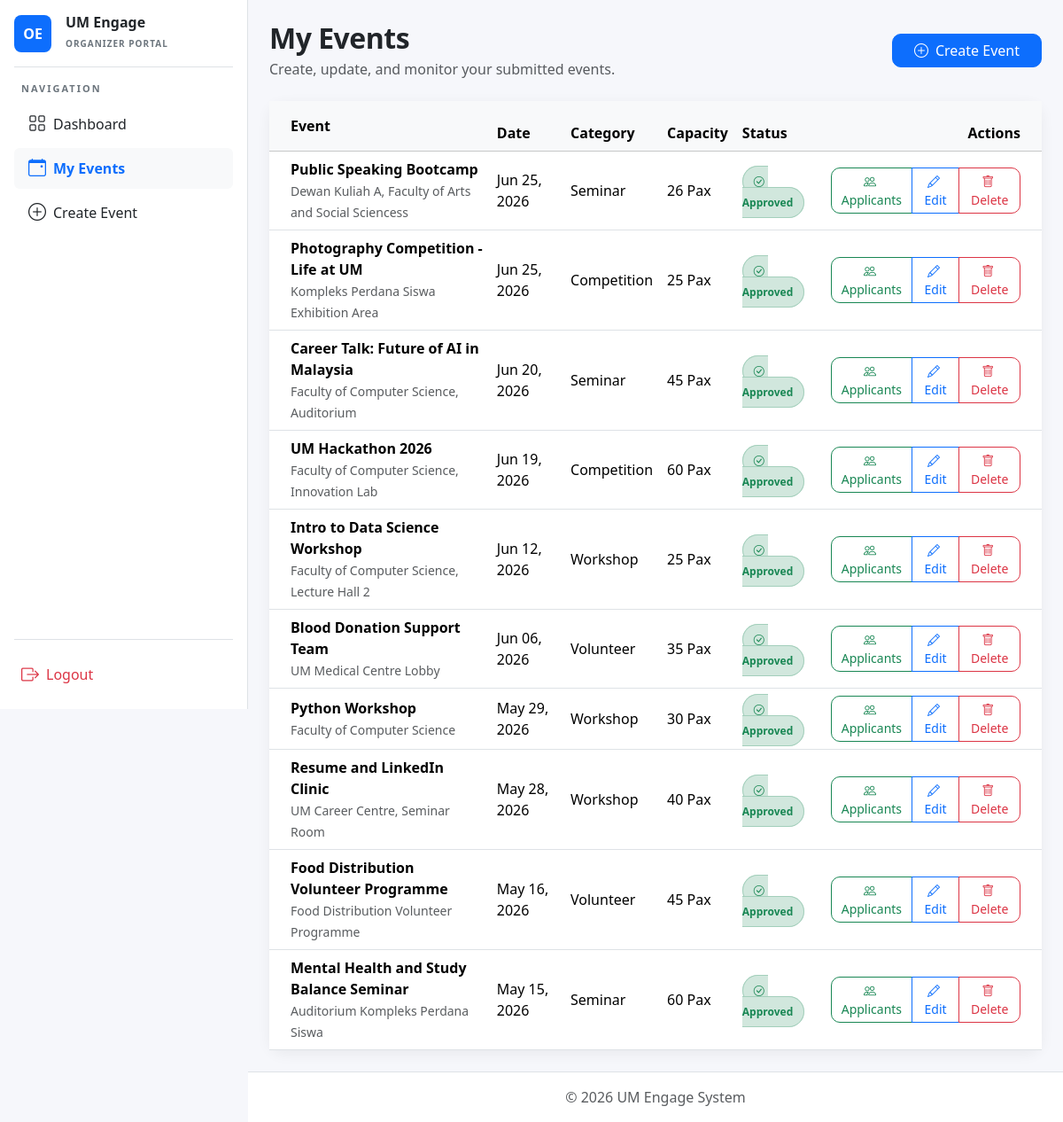
Before: /organizer/events/ (signed in) with the older database file.
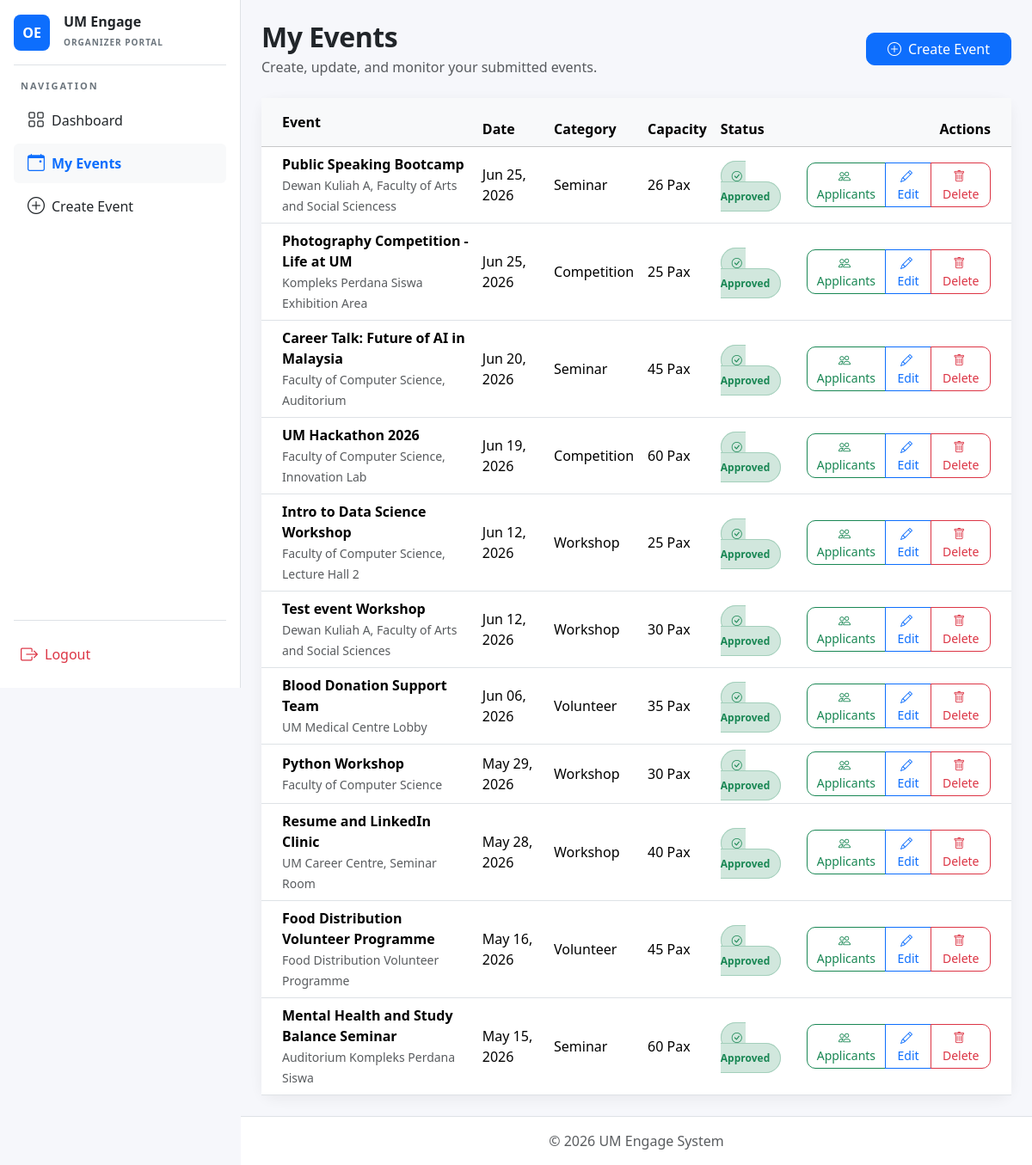
After: the same page with the newer database file.
### core/models.py (models this page shows, shortened)
class Event(models.Model):
    APPROVAL_CHOICES = [
        ('Pending', 'Pending'),
        ('Approved', 'Approved'),
        ('Rejected', 'Rejected'),
    ]
    event_organizer = models.ForeignKey(User, on_delete=models.CASCADE, related_name='events')
    event_title = models.CharField(max_length=200)
    event_description = models.TextField()
    event_date = models.DateField()
    event_location = models.CharField(max_length=255)
    event_approval_status = models.CharField(
        max_length=20,
        choices=APPROVAL_CHOICES,
        default='Pending'
    )
    event_created_at = models.DateTimeField(auto_now_add=True)
    event_image = models.ImageField(upload_to='event_images/', blank=True, null=True)
    points_awarded = models.IntegerField(default=0)
    skill_tags = models.ManyToManyField('core.SkillTag', blank=True, related_name='events')
    event_capacity = models.PositiveIntegerField(
        default=0,
        help_text="Maximum number of attendees allowed"
    )
    event_category = models.CharField(max_length=100, default='General')

### organizer/views.py (the view)
# urls.py: path('events/', views.organizer_events, name='events'),
@organizer_required
@never_cache
def organizer_events(request):
    events = Event.objects.filter(event_organizer=request.user).order_by('-event_date')
    return render(request, 'organizer/events.html', {'events': events})

### organizer/templates/organizer/events.html (shortened to what this page needs)
{% extends "organizer/organizer_base.html" %}
{% block content %}
<div class="d-flex justify-content-between align-items-center mb-4">
    <div>
        <h2 class="page-title mb-1">My Events</h2>
        <p class="text-muted mb-0">Create, update, and monitor your submitted events.</p>
    </div>
    <a href="{% url 'organizer:create_event' %}" class="btn btn-primary px-4">
        <i class="bi bi-plus-circle me-2"></i>Create Event
    </a>
</div>
<div class="card soft-card">
    <div class="table-responsive">
        <table class="table table-hover align-middle mb-0">
            <thead class="table-light">
            <tr>
                <th class="ps-4 py-3">Event</th>
                <th>Date</th>
                <th>Category</th>
                <th>Capacity</th>
                <th>Status</th>
                <th class="text-end pe-4">Actions</th>
            </tr>
            </thead>
            <tbody>
            {% for event in events %}
            <tr>
                <td class="ps-4">
                    <div class="fw-bold">{{ event.event_title }}</div>
                    <small class="text-muted">{{ event.event_location }}</small>
                </td>
                <td>{{ event.event_date|date:"M d, Y" }}</td>
                <td>{{ event.event_category }}</td>
                <td>{{ event.event_capacity }} Pax</td>
                <td>
                    {% if event.event_approval_status == 'Pending' %}
                    <span class="status-badge bg-warning-subtle text-warning border border-warning-subtle">
                        <i class="bi bi-hourglass-split me-1"></i>Pending
                    </span>
                    {% elif event.event_approval_status == 'Approved' %}
                    <span class="status-badge bg-success-subtle text-success border border-success-subtle">
                        <i class="bi bi-check-circle me-1"></i>Approved
                    </span>
                    {% elif event.event_approval_status == 'Completed' %}
                    <span class="status-badge bg-info-subtle text-info border border-info-subtle">
                        <i class="bi bi-check2-circle me-1"></i>Completed
                    </span>
                    {% else %}
                    <span class="status-badge bg-danger-subtle text-danger border border-danger-subtle">
                        <i class="bi bi-x-circle me-1"></i>Rejected
                    </span>
                    {% endif %}
                </td>
                <td class="text-end pe-4">
                    <div class="btn-group">
                        <a href="{% url 'organizer:event_applicants' event.id %}" class="btn btn-sm btn-outline-success">
                            <i class="bi bi-people me-1"></i>Applicants
                        </a>
                        <a href="{% url 'organizer:edit_event' event.id %}" class="btn btn-sm btn-outline-primary">
                            <i class="bi bi-pencil me-1"></i>Edit
                        </a>
                        <a href="{% url 'organizer:delete_event' event.id %}" class="btn btn-sm btn-outline-danger">
                            <i class="bi bi-trash me-1"></i>Delete
                        </a>
                    </div>
                </td>
            </tr>
            {% endfor %}
            </tbody>
        </table>
    </div>
</div>
{% endblock %}

Changed rows visible on the page:
added Event: event_title "Test event Workshop", event_location "Dewan Kuliah A, Faculty of Arts and Social Sciences", event_date "Jun 12, 2026", event_category "Workshop", event_capacity "30", event_approval_status "Approved" (drawn)
